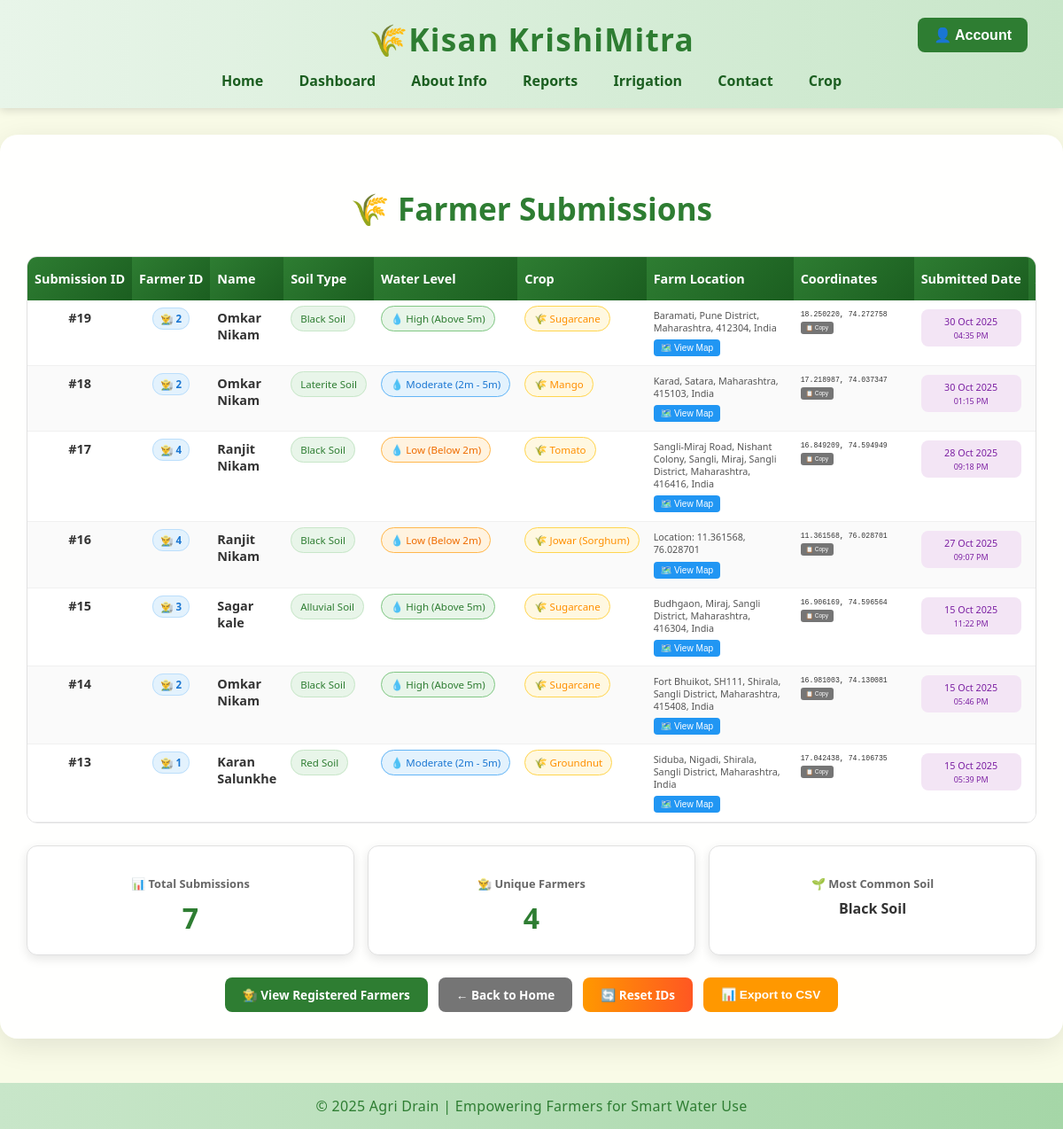
Screenshot of /dashboard (signed in) with the database file from the repository.
### tables this page shows
CREATE TABLE farmer_data (
    id INTEGER PRIMARY KEY AUTOINCREMENT,
    name TEXT NOT NULL,
    soil_type TEXT,
    water_level TEXT,
    crop TEXT,
    recommendation TEXT,
    feedback TEXT
, created_at TEXT, farm_address TEXT, latitude REAL, longitude REAL);

CREATE TABLE farmers (
                id INTEGER PRIMARY KEY AUTOINCREMENT,
                name TEXT NOT NULL,
                mobile TEXT UNIQUE NOT NULL,
                password TEXT NOT NULL
            );

### app.py (the view)
@app.route('/dashboard')
def dashboard():
    if not session.get('admin_logged_in'):
        return redirect(url_for('admin_login'))
    conn = get_db()
    farmers = conn.execute("""
        SELECT fd.*, f.id as farmer_registration_id
        FROM farmer_data fd
        LEFT JOIN farmers f ON fd.name = f.name
        WHERE fd.crop IS NOT NULL AND fd.crop != ''
        ORDER BY fd.id DESC
    """).fetchall()
    farmers_list = []
    for farmer in farmers:
        farmer_dict = dict(farmer)
        if farmer_dict['created_at']:
            try:
                dt = datetime.strptime(farmer_dict['created_at'], '%Y-%m-%d %H:%M:%S')
                farmer_dict['formatted_date'] = dt.strftime('%d %b %Y')
                farmer_dict['formatted_time'] = dt.strftime('%I:%M %p')
            except:
                farmer_dict['formatted_date'] = farmer_dict['created_at'][:10]
                farmer_dict['formatted_time'] = farmer_dict['created_at'][11:16]
        else:
            farmer_dict['formatted_date'] = 'N/A'
            farmer_dict['formatted_time'] = ''
        farmers_list.append(farmer_dict)
    conn.close()
    return render_template('dashboard.html', farmers=farmers_list)

### app.py (called while the page is built)
def get_db():
    conn = sqlite3.connect("agri_drain.db")
    conn.row_factory = sqlite3.Row
    return conn

### templates/dashboard.html (shortened to what this page needs)
{% extends "base.html" %}
{% block content %}
<div class="dashboard-container">
  <h2>🌾 Farmer Submissions</h2>
  {% if farmers %}
  <div class="table-container">
    <table class="dashboard-table">
      <thead>
        <tr>
          <th>Submission ID</th>
          <th>Farmer ID</th>
          <th>Name</th>
          <th>Soil Type</th>
          <th>Water Level</th>
          <th>Crop</th>
          <th>Farm Location</th>
          <th>Coordinates</th>
          <th>Submitted Date</th>
          <th>Actions</th>
        </tr>
      </thead>
      <tbody>
        {% for f in farmers %}
        <tr>
          <td class="id-cell">
            <strong>#{{ f['id'] }}</strong>
          </td>
          <td class="id-cell">
            {% if f.get('farmer_registration_id') %}
              <span class="farmer-id">👨‍🌾 {{ f['farmer_registration_id'] }}</span>
            {% else %}
              <span class="no-data">N/A</span>
            {% endif %}
          </td>
          <td><strong>{{ f['name'] }}</strong></td>
          <td>
            <span class="soil-badge">{{ f['soil_type'] }}</span>
          </td>
          <td>
            {% if 'Low' in f['water_level'] %}
              <span class="water-badge low">💧 {{ f['water_level'] }}</span>
            {% elif 'Moderate' in f['water_level'] %}
              <span class="water-badge moderate">💧 {{ f['water_level'] }}</span>
            {% elif 'High' in f['water_level'] %}
              <span class="water-badge high">💧 {{ f['water_level'] }}</span>
            {% elif 'Waterlogged' in f['water_level'] %}
              <span class="water-badge waterlogged">💧 {{ f['water_level'] }}</span>
            {% else %}
              <span class="water-badge">💧 {{ f['water_level'] }}</span>
            {% endif %}
          </td>
          <td>
            <span class="crop-badge">🌾 {{ f['crop'] }}</span>
          </td>
          <td class="location-cell">
            {% if f['farm_address'] %}
              <div class="location-info">
                <span class="address">{{ f['farm_address'] }}</span>
                {% if f['latitude'] and f['longitude'] %}
                <button class="view-map-btn" onclick="viewOnMap({{ f['latitude'] }}, {{ f['longitude'] }}, '{{ f['name'] }}')">
                  🗺️ View Map
                </button>
                {% endif %}
              </div>
            {% else %}
              <span class="no-data">Not provided</span>
            {% endif %}
          </td>
          <td class="coordinates">
            {% if f['latitude'] and f['longitude'] %}
              <code>{{ "%.6f"|format(f['latitude']) }}, {{ "%.6f"|format(f['longitude']) }}</code>
              <button class="copy-btn" onclick="copyCoordinates({{ f['latitude'] }}, {{ f['longitude'] }})">
                📋 Copy
              </button>
            {% else %}
              <span class="no-data">Not available</span>
            {% endif %}
          </td>
          <td>
            {% if f['formatted_date'] %}
              <span class="date-badge">
                {{ f['formatted_date'] }}<br>
                <small>{{ f['formatted_time'] }}</small>
              </span>
            {% else %}
              <span class="no-data">N/A</span>
            {% endif %}
          </td>
          <td>
          </td>
        </tr>
        {% endfor %}
      </tbody>
    </table>
  </div>
  <div class="summary-cards">
    <div class="summary-card">
      <h3>📊 Total Submissions</h3>
      <p class="count">{{ farmers|length }}</p>
    </div>
    <div class="summary-card">
      <h3>👨‍🌾 Unique Farmers</h3>
      <p class="count">
        {% set unique_farmers = [] %}
        {% for f in farmers %}
          {% if f.get('farmer_registration_id') and f['farmer_registration_id'] not in unique_farmers %}
            {% set _ = unique_farmers.append(f['farmer_registration_id']) %}
          {% endif %}
        {% endfor %}
        {{ unique_farmers|length }}
      </p>
    </div>
    <div class="summary-card">
      <h3>🌱 Most Common Soil</h3>
      <p class="common">
        {% set soils = {} %}
        {% for f in farmers %}
          {% set soil = f['soil_type'] %}
          {% if soil in soils %}
            {% set _ = soils.update({soil: soils[soil] + 1}) %}
          {% else %}
            {% set _ = soils.update({soil: 1}) %}
          {% endif %}
        {% endfor %}
        {% set most_common_soil = soils | dictsort(by='value') | last %}
        {{ most_common_soil[0] if most_common_soil else 'N/A' }}
      </p>
    </div>
  </div>
  {% else %}
    <div class="no-data-container">
      <div class="no-data-icon">📝</div>
      <h3>No Farmer Data Yet</h3>
      <p>No farmers have submitted their data yet. Check back later.</p>
    </div>
  {% endif %}
  <div class="dashboard-actions">
    <a href="{{ url_for('farmer_data') }}" class="btn-green">👨‍🌾 View Registered Farmers</a>
    <a href="{{ url_for('home') }}" class="btn-back">← Back to Home</a>
    <a href="{{ url_for('reset_ids') }}" class="btn-reset" onclick="return confirm('Are you sure you want to reset all IDs to start from 1? This will affect new registrations and submissions.')">
        🔄 Reset IDs
    </a>
    <button onclick="exportToCSV()" class="btn-export">📊 Export to CSV</button>
</div>
<link rel="stylesheet" href="https://unpkg.com/leaflet@1.9.4/dist/leaflet.css" />
{% endblock %}

### templates/base.html (shortened to what this page needs)
<!DOCTYPE html>
<html lang="en">
<head>
  <link rel="stylesheet" href="{{ url_for('static', filename='styles.css') }}">
</head>
<body>
  <header>
    <h1>🌾Kisan KrishiMitra </h1>
    <nav>
      <a href="{{ url_for('home') }}">Home</a>
      {% if session.get('admin_logged_in') %}
        <a href="{{ url_for('dashboard') }}">Dashboard</a>
      {% endif %}
      <a href="{{ url_for('about') }}">About Info</a>
      {% if session.get('admin_logged_in') %}
        <a href="{{ url_for('reports') }}">Reports</a>
      {% endif %}
      <a href="{{ url_for('irrigation') }}">Irrigation</a>
      <a href="{{ url_for('contact') }}">Contact</a>
      <a href="{{ url_for('crop') }}">Crop</a>
      <div class="login-dropdown">
        <button class="login-dropbtn">
          {% if session.get('farmer_logged_in') or session.get('admin_logged_in') %}
            👤 Account
          {% else %}
            🔑 Login / Register
          {% endif %}
        </button>
      </div>
    </nav>
  </header>
  <main>
    {% block content %}{% endblock %}
  </main>
  <footer>
    © 2025 Agri Drain | Empowering Farmers for Smart Water Use
  </footer>
</body>
</html>

### static/styles.css (style rules this page uses)
body { font-family: 'Segoe UI', sans-serif; margin: 0; background-color: #f9fbe7; color: #333; }
header { position: relative; text-align: center; background: linear-gradient(90deg, #e8f5e9, #c8e6c9); padding: 20px 0; box-shadow: 0 2px 10px rgba(0,0,0,0.15); }
header h1 { color: #2e7d32; font-size: 2.2rem; margin: 0; letter-spacing: 1.2px; font-weight: 700; }
nav { margin-top: 12px; }
nav a { color: #1b5e20; text-decoration: none; margin: 0 18px; font-weight: 600; font-size: 1rem; transition: all 0.3s ease-in-out; }
.login-dropdown { position: absolute; top: 20px; right: 40px; display: inline-block; }
.login-dropbtn { background-color: #2e7d32; color: white; padding: 10px 18px; font-weight: 600; border: none; border-radius: 8px; cursor: pointer; transition: background 0.3s ease-in-out; font-size: 1rem; }
footer { background: linear-gradient(90deg, #c8e6c9, #a5d6a7); text-align: center; padding: 15px; margin-top: 50px; color: #2e7d32; font-weight: 500; font-size: 1rem; letter-spacing: 0.3px; }

### rows the page displays
farmer_data: id "19", farmer_registration_id "2", name "Omkar Nikam", soil_type "Black Soil", water_level "High (Above 5m)", crop "Sugarcane", farm_address "Baramati, Pune District, Maharashtra, 412304, India", latitude "18.250220", longitude "74.272758", formatted_date "30 Oct 2025", formatted_time "04:35 PM"
farmer_data: id "18", farmer_registration_id "2", name "Omkar Nikam", soil_type "Laterite Soil", water_level "Moderate (2m - 5m)", crop "Mango", farm_address "Karad, Satara, Maharashtra, 415103, India", latitude "17.218987", longitude "74.037347", formatted_date "30 Oct 2025", formatted_time "01:15 PM"
farmer_data: id "17", farmer_registration_id "4", name "Ranjit Nikam", soil_type "Black Soil", water_level "Low (Below 2m)", crop "Tomato", farm_address "Sangli-Miraj Road, Nishant Colony, Sangli, Miraj, Sangli District, Maharashtra, 416416, India", latitude "16.849209", longitude "74.594949", formatted_date "28 Oct 2025", formatted_time "09:18 PM"
farmer_data: id "16", farmer_registration_id "4", name "Ranjit Nikam", soil_type "Black Soil", water_level "Low (Below 2m)", crop "Jowar (Sorghum)", farm_address "Location: 11.361568, 76.028701", latitude "11.361568", longitude "76.028701", formatted_date "27 Oct 2025", formatted_time "09:07 PM"
farmer_data: id "15", farmer_registration_id "3", name "Sagar kale", soil_type "Alluvial Soil", water_level "High (Above 5m)", crop "Sugarcane", farm_address "Budhgaon, Miraj, Sangli District, Maharashtra, 416304, India", latitude "16.906169", longitude "74.596564", formatted_date "15 Oct 2025", formatted_time "11:22 PM"
farmer_data: id "14", farmer_registration_id "2", name "Omkar Nikam", soil_type "Black Soil", water_level "High (Above 5m)", crop "Sugarcane", farm_address "Fort Bhuikot, SH111, Shirala, Sangli District, Maharashtra, 415408, India", latitude "16.981003", longitude "74.130081", formatted_date "15 Oct 2025", formatted_time "05:46 PM"
farmer_data: id "13", farmer_registration_id "1", name "Karan Salunkhe", soil_type "Red Soil", water_level "Moderate (2m - 5m)", crop "Groundnut", farm_address "Siduba, Nigadi, Shirala, Sangli District, Maharashtra, India", latitude "17.042438", longitude "74.106735", formatted_date "15 Oct 2025", formatted_time "05:39 PM"

### other values shown
{{ farmers|length }} "7"
{{ unique_farmers|length }} "4"
